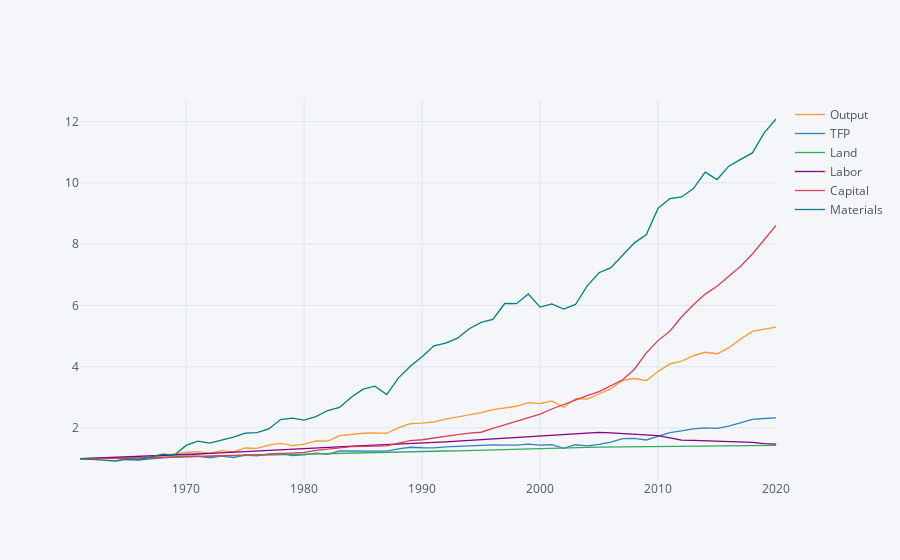

The cell this chart's notebook holds for it:
### Markdown cell above
Compare with India, which in recent years has had a level of
agricultural output close to that of the US:

### Code cell
select = df.xs('IND',level='WDI Code').dropna(how='any').droplevel(['Level','Country'])

select = select/select.loc[1961,:]
select.iplot()
